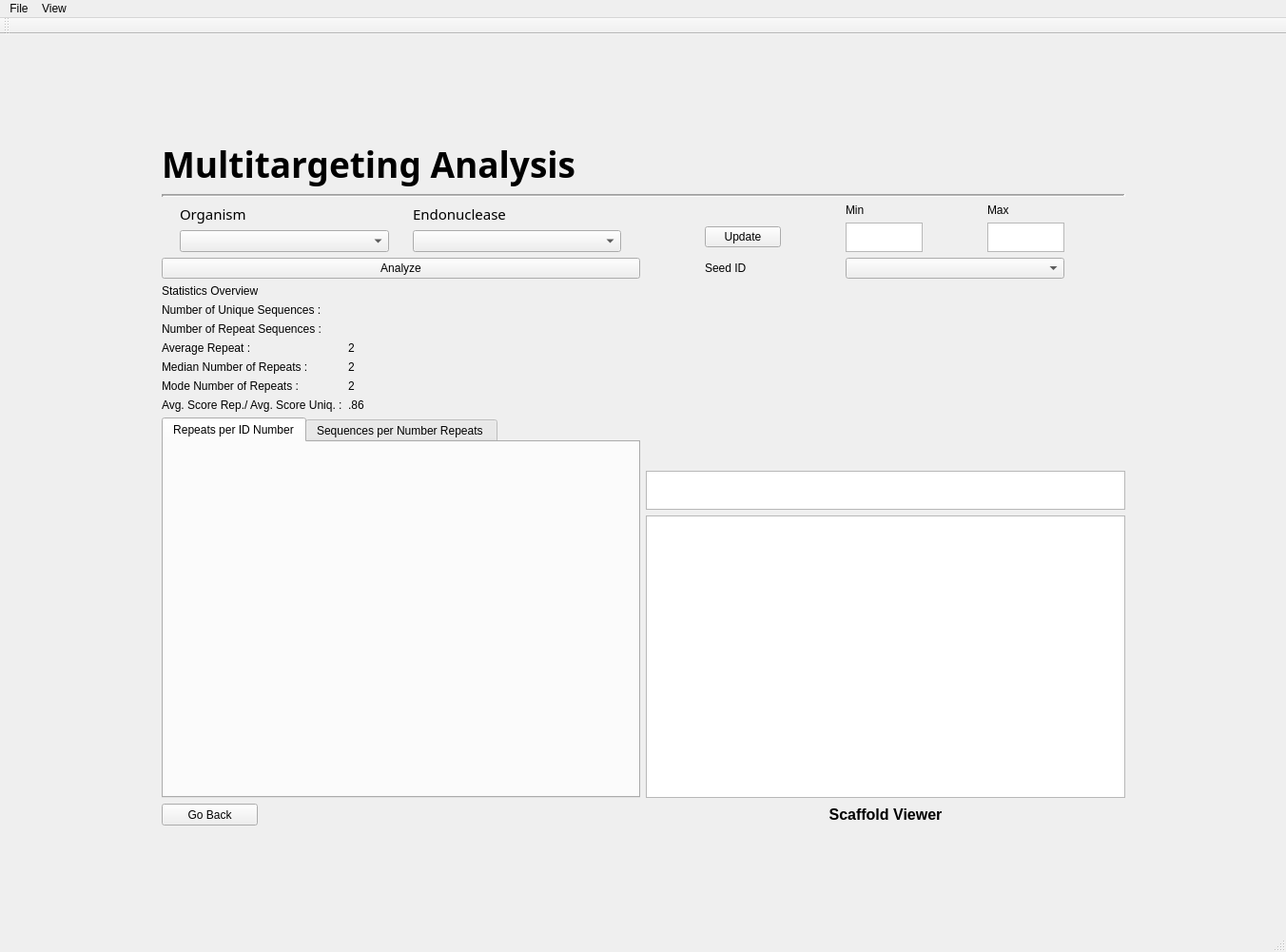
<?xml version="1.0" encoding="UTF-8"?>
<ui version="4.0">
 <class>seed_dropdown</class>
 <widget class="QMainWindow" name="seed_dropdown">
  <property name="geometry">
   <rect>
    <x>0</x>
    <y>0</y>
    <width>1352</width>
    <height>1001</height>
   </rect>
  </property>
  <property name="windowTitle">
   <string>MainWindow</string>
  </property>
  <property name="styleSheet">
   <string notr="true">font: 11pt &quot;Sans Serif&quot;;</string>
  </property>
  <widget class="QWidget" name="centralwidget">
   <layout class="QGridLayout" name="gridLayout_8">
    <item row="3" column="1" colspan="2">
     <layout class="QGridLayout" name="gridLayout_2">
      <item row="3" column="0">
       <layout class="QFormLayout" name="formLayout">
        <property name="labelAlignment">
         <set>Qt::AlignLeading|Qt::AlignLeft|Qt::AlignVCenter</set>
        </property>
        <property name="formAlignment">
         <set>Qt::AlignBottom|Qt::AlignLeading|Qt::AlignLeft</set>
        </property>
        <item row="0" column="0">
         <widget class="QLabel" name="label_10">
          <property name="maximumSize">
           <size>
            <width>368</width>
            <height>15</height>
           </size>
          </property>
          <property name="text">
           <string>Statistics Overview</string>
          </property>
         </widget>
        </item>
        <item row="1" column="0">
         <widget class="QLabel" name="label_8">
          <property name="text">
           <string>Number of Unique Sequences :</string>
          </property>
         </widget>
        </item>
        <item row="1" column="1">
         <widget class="QLabel" name="nbr_unq">
          <property name="text">
           <string/>
          </property>
         </widget>
        </item>
        <item row="2" column="0">
         <widget class="QLabel" name="label_4">
          <property name="text">
           <string>Number of Repeat Sequences :</string>
          </property>
         </widget>
        </item>
        <item row="2" column="1">
         <widget class="QLabel" name="nbr_seq">
          <property name="text">
           <string/>
          </property>
         </widget>
        </item>
        <item row="3" column="0">
         <widget class="QLabel" name="label_6">
          <property name="text">
           <string>Average Repeat :</string>
          </property>
         </widget>
        </item>
        <item row="3" column="1">
         <widget class="QLabel" name="avg_rep">
          <property name="maximumSize">
           <size>
            <width>16777215</width>
            <height>16777215</height>
           </size>
          </property>
          <property name="text">
           <string>2</string>
          </property>
         </widget>
        </item>
        <item row="4" column="0">
         <widget class="QLabel" name="label_22">
          <property name="text">
           <string>Median Number of Repeats :</string>
          </property>
         </widget>
        </item>
        <item row="4" column="1">
         <widget class="QLabel" name="med_rep">
          <property name="text">
           <string>2</string>
          </property>
         </widget>
        </item>
        <item row="5" column="0">
         <widget class="QLabel" name="label_24">
          <property name="text">
           <string>Mode Number of Repeats :</string>
          </property>
         </widget>
        </item>
        <item row="5" column="1">
         <widget class="QLabel" name="mode_rep">
          <property name="text">
           <string>2</string>
          </property>
         </widget>
        </item>
        <item row="6" column="0">
         <widget class="QLabel" name="label_25">
          <property name="text">
           <string>Avg. Score Rep./ Avg. Score Uniq. :</string>
          </property>
         </widget>
        </item>
        <item row="6" column="1">
         <widget class="QLabel" name="scr_lbl">
          <property name="text">
           <string>.86</string>
          </property>
         </widget>
        </item>
       </layout>
      </item>
      <item row="0" column="0">
       <layout class="QGridLayout" name="gridLayout">
        <item row="0" column="0">
         <widget class="QLabel" name="label_3">
          <property name="minimumSize">
           <size>
            <width>220</width>
            <height>23</height>
           </size>
          </property>
          <property name="maximumSize">
           <size>
            <width>220</width>
            <height>200</height>
           </size>
          </property>
          <property name="font">
           <font>
            <family>Sans Serif</family>
            <pointsize>11</pointsize>
            <weight>50</weight>
            <italic>false</italic>
            <bold>false</bold>
           </font>
          </property>
          <property name="text">
           <string>Organism</string>
          </property>
         </widget>
        </item>
        <item row="2" column="1">
         <widget class="QComboBox" name="endo_drop">
          <property name="minimumSize">
           <size>
            <width>219</width>
            <height>23</height>
           </size>
          </property>
          <property name="maximumSize">
           <size>
            <width>219</width>
            <height>23</height>
           </size>
          </property>
         </widget>
        </item>
        <item row="2" column="0">
         <widget class="QComboBox" name="organism_drop">
          <property name="minimumSize">
           <size>
            <width>220</width>
            <height>23</height>
           </size>
          </property>
          <property name="maximumSize">
           <size>
            <width>220</width>
            <height>23</height>
           </size>
          </property>
         </widget>
        </item>
        <item row="0" column="1">
         <widget class="QLabel" name="label_2">
          <property name="minimumSize">
           <size>
            <width>219</width>
            <height>21</height>
           </size>
          </property>
          <property name="maximumSize">
           <size>
            <width>219</width>
            <height>200</height>
           </size>
          </property>
          <property name="font">
           <font>
            <family>Sans Serif</family>
            <pointsize>11</pointsize>
            <weight>50</weight>
            <italic>false</italic>
            <bold>false</bold>
           </font>
          </property>
          <property name="text">
           <string>Endonuclease</string>
          </property>
         </widget>
        </item>
       </layout>
      </item>
      <item row="9" column="0">
       <widget class="QPushButton" name="back_button">
        <property name="minimumSize">
         <size>
          <width>101</width>
          <height>23</height>
         </size>
        </property>
        <property name="maximumSize">
         <size>
          <width>101</width>
          <height>23</height>
         </size>
        </property>
        <property name="text">
         <string>Go Back</string>
        </property>
       </widget>
      </item>
      <item row="6" column="1">
       <widget class="QGraphicsView" name="graphicsView_2">
        <property name="minimumSize">
         <size>
          <width>504</width>
          <height>41</height>
         </size>
        </property>
        <property name="maximumSize">
         <size>
          <width>11111</width>
          <height>41</height>
         </size>
        </property>
       </widget>
      </item>
      <item row="1" column="0">
       <widget class="QPushButton" name="Analyze_Button">
        <property name="sizePolicy">
         <sizepolicy hsizetype="Minimum" vsizetype="Expanding">
          <horstretch>0</horstretch>
          <verstretch>0</verstretch>
         </sizepolicy>
        </property>
        <property name="minimumSize">
         <size>
          <width>0</width>
          <height>0</height>
         </size>
        </property>
        <property name="maximumSize">
         <size>
          <width>1000</width>
          <height>41</height>
         </size>
        </property>
        <property name="styleSheet">
         <string notr="true">font: 14pt &quot;Sans Serif&quot;;</string>
        </property>
        <property name="text">
         <string>Analyze</string>
        </property>
        <property name="checkable">
         <bool>false</bool>
        </property>
       </widget>
      </item>
      <item row="7" column="1">
       <widget class="QGraphicsView" name="graphicsView">
        <property name="minimumSize">
         <size>
          <width>504</width>
          <height>297</height>
         </size>
        </property>
        <property name="maximumSize">
         <size>
          <width>1111</width>
          <height>297</height>
         </size>
        </property>
       </widget>
      </item>
      <item row="0" column="1" rowspan="2">
       <layout class="QGridLayout" name="gridLayout_4">
        <item row="2" column="0">
         <widget class="QLabel" name="label_19">
          <property name="maximumSize">
           <size>
            <width>79</width>
            <height>15</height>
           </size>
          </property>
          <property name="text">
           <string>Seed ID</string>
          </property>
         </widget>
        </item>
        <item row="2" column="1" colspan="2">
         <widget class="QComboBox" name="chromo_seed"/>
        </item>
        <item row="0" column="2" alignment="Qt::AlignBottom">
         <widget class="QLabel" name="label_18">
          <property name="text">
           <string>Max</string>
          </property>
         </widget>
        </item>
        <item row="0" column="1" alignment="Qt::AlignBottom">
         <widget class="QLabel" name="label_17">
          <property name="text">
           <string>Min</string>
          </property>
         </widget>
        </item>
        <item row="1" column="2">
         <widget class="QTextEdit" name="max_chromo">
          <property name="sizePolicy">
           <sizepolicy hsizetype="Fixed" vsizetype="Fixed">
            <horstretch>0</horstretch>
            <verstretch>0</verstretch>
           </sizepolicy>
          </property>
          <property name="minimumSize">
           <size>
            <width>81</width>
            <height>31</height>
           </size>
          </property>
          <property name="maximumSize">
           <size>
            <width>81</width>
            <height>31</height>
           </size>
          </property>
         </widget>
        </item>
        <item row="1" column="1">
         <widget class="QTextEdit" name="min_chromo">
          <property name="minimumSize">
           <size>
            <width>81</width>
            <height>31</height>
           </size>
          </property>
          <property name="maximumSize">
           <size>
            <width>81</width>
            <height>31</height>
           </size>
          </property>
         </widget>
        </item>
        <item row="1" column="0">
         <widget class="QPushButton" name="update_min_max">
          <property name="text">
           <string>Update</string>
          </property>
         </widget>
        </item>
       </layout>
      </item>
      <item row="9" column="1">
       <widget class="QLabel" name="label_5">
        <property name="text">
         <string>&lt;html&gt;&lt;head/&gt;&lt;body&gt;&lt;p align=&quot;center&quot;&gt;&lt;span style=&quot; font-size:12pt; font-weight:600;&quot;&gt;Scaffold Viewer&lt;/span&gt;&lt;/p&gt;&lt;/body&gt;&lt;/html&gt;</string>
        </property>
       </widget>
      </item>
      <item row="4" column="0" rowspan="4">
       <widget class="QTabWidget" name="tabWidget">
        <property name="minimumSize">
         <size>
          <width>0</width>
          <height>400</height>
         </size>
        </property>
        <property name="currentIndex">
         <number>0</number>
        </property>
        <widget class="QWidget" name="tab">
         <attribute name="title">
          <string>Repeats per ID Number</string>
         </attribute>
         <layout class="QGridLayout" name="gridLayout_3">
          <item row="0" column="0">
           <widget class="repeats_vs_seeds_line" name="repeats_vs_seeds_line" native="true">
            <property name="minimumSize">
             <size>
              <width>481</width>
              <height>301</height>
             </size>
            </property>
           </widget>
          </item>
         </layout>
        </widget>
        <widget class="QWidget" name="tab_2">
         <attribute name="title">
          <string>Sequences per Number Repeats </string>
         </attribute>
         <layout class="QGridLayout" name="gridLayout_5">
          <item row="0" column="0">
           <widget class="seeds_vs_repeats_bar" name="seeds_vs_repeats_bar" native="true">
            <property name="minimumSize">
             <size>
              <width>0</width>
              <height>301</height>
             </size>
            </property>
           </widget>
          </item>
         </layout>
        </widget>
       </widget>
      </item>
      <item row="3" column="1" rowspan="3">
       <layout class="QGridLayout" name="gridLayout_7">
        <item row="0" column="0">
         <widget class="repeats_vs_chromo" name="repeats_vs_chromo" native="true">
          <property name="minimumSize">
           <size>
            <width>504</width>
            <height>0</height>
           </size>
          </property>
          <property name="maximumSize">
           <size>
            <width>11111</width>
            <height>11111</height>
           </size>
          </property>
         </widget>
        </item>
       </layout>
      </item>
     </layout>
    </item>
    <item row="4" column="2">
     <spacer name="verticalSpacer_2">
      <property name="orientation">
       <enum>Qt::Vertical</enum>
      </property>
      <property name="sizeHint" stdset="0">
       <size>
        <width>20</width>
        <height>40</height>
       </size>
      </property>
     </spacer>
    </item>
    <item row="3" column="3">
     <spacer name="horizontalSpacer_2">
      <property name="orientation">
       <enum>Qt::Horizontal</enum>
      </property>
      <property name="sizeHint" stdset="0">
       <size>
        <width>40</width>
        <height>20</height>
       </size>
      </property>
     </spacer>
    </item>
    <item row="3" column="0">
     <spacer name="horizontalSpacer">
      <property name="orientation">
       <enum>Qt::Horizontal</enum>
      </property>
      <property name="sizeHint" stdset="0">
       <size>
        <width>40</width>
        <height>20</height>
       </size>
      </property>
     </spacer>
    </item>
    <item row="0" column="2">
     <spacer name="verticalSpacer">
      <property name="orientation">
       <enum>Qt::Vertical</enum>
      </property>
      <property name="sizeHint" stdset="0">
       <size>
        <width>20</width>
        <height>40</height>
       </size>
      </property>
     </spacer>
    </item>
    <item row="1" column="1">
     <widget class="QLabel" name="label">
      <property name="font">
       <font>
        <family>Sans Serif</family>
        <pointsize>28</pointsize>
        <weight>50</weight>
        <italic>false</italic>
        <bold>false</bold>
       </font>
      </property>
      <property name="styleSheet">
       <string notr="true">font: 28pt &quot;Sans Serif&quot;;</string>
      </property>
      <property name="text">
       <string>&lt;html&gt;&lt;head/&gt;&lt;body&gt;&lt;p&gt;&lt;span style=&quot; font-weight:600;&quot;&gt;Multitargeting Analysis&lt;/span&gt;&lt;/p&gt;&lt;/body&gt;&lt;/html&gt;</string>
      </property>
     </widget>
    </item>
    <item row="2" column="1" colspan="2">
     <widget class="Line" name="line">
      <property name="lineWidth">
       <number>2</number>
      </property>
      <property name="midLineWidth">
       <number>1</number>
      </property>
      <property name="orientation">
       <enum>Qt::Horizontal</enum>
      </property>
     </widget>
    </item>
   </layout>
  </widget>
  <widget class="QMenuBar" name="menubar">
   <property name="geometry">
    <rect>
     <x>0</x>
     <y>0</y>
     <width>1352</width>
     <height>23</height>
    </rect>
   </property>
   <widget class="QMenu" name="menuFile">
    <property name="title">
     <string>File</string>
    </property>
    <addaction name="actionUpload_Organism"/>
   </widget>
   <widget class="QMenu" name="menuView">
    <property name="title">
     <string>View</string>
    </property>
    <addaction name="actionCASPER"/>
   </widget>
   <addaction name="menuFile"/>
   <addaction name="menuView"/>
  </widget>
  <widget class="QStatusBar" name="statusbar"/>
  <widget class="QToolBar" name="toolBar">
   <property name="windowTitle">
    <string>toolBar</string>
   </property>
   <attribute name="toolBarArea">
    <enum>TopToolBarArea</enum>
   </attribute>
   <attribute name="toolBarBreak">
    <bool>false</bool>
   </attribute>
  </widget>
  <action name="actionUpload_Organism">
   <property name="text">
    <string>Upload Organism</string>
   </property>
  </action>
  <action name="actionGenome_Viewer">
   <property name="text">
    <string>Genome Viewer</string>
   </property>
  </action>
  <action name="actionLocation_List">
   <property name="text">
    <string>Location List</string>
   </property>
  </action>
  <action name="actionMain">
   <property name="text">
    <string>Main</string>
   </property>
  </action>
  <action name="actionCASPER">
   <property name="text">
    <string>CASPER</string>
   </property>
  </action>
 </widget>
 <customwidgets>
  <customwidget>
   <class>repeats_vs_chromo</class>
   <extends>QWidget</extends>
   <header>repeats_vs_chromo.h</header>
   <container>1</container>
  </customwidget>
  <customwidget>
   <class>seeds_vs_repeats_bar</class>
   <extends>QWidget</extends>
   <header>seeds_vs_repeats_bar.h</header>
   <container>1</container>
  </customwidget>
  <customwidget>
   <class>repeats_vs_seeds_line</class>
   <extends>QWidget</extends>
   <header>repeats_vs_seeds_line.h</header>
   <container>1</container>
  </customwidget>
 </customwidgets>
 <resources/>
 <connections/>
</ui>
